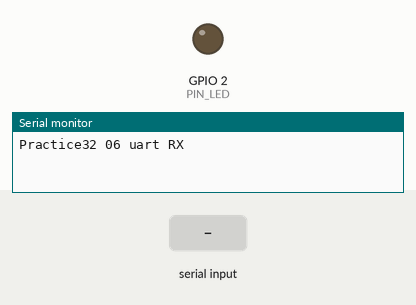
This sketch was run on a simulated ESP32. On the bench: output pins drawn as LEDs (lit = HIGH), the last lines printed to the serial monitor. Inputs (shaded band) come from the test bench.

Above: at 1.2 s.
1.3 s: "Ping" received over Serial
At 2.5 s:
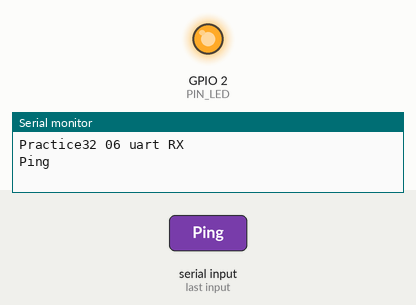
2.8 s: "Pong" received over Serial
At 3.8 s:
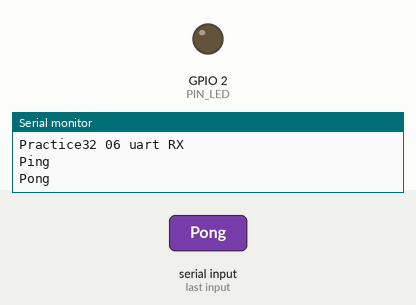
Timing chart, 0 to 5.8 s (numbered marks = the images above; inputs shaded):
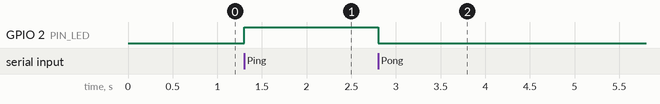

The sketch:

esp32_06_uart_rx.ino
```cpp
// (licence header left out)
#define PIN_LED 2                           // GPIO 2にLEDを接続

void setup(){                               // 起動時に一度だけ実行する関数
    pinMode(PIN_LED,OUTPUT);                // LEDを接続したポートを出力に
    Serial.begin(115200);                   // 動作確認のためのシリアル出力開始
    Serial.println("Practice32 06 uart RX"); // Practice32 06をシリアル出力
}

void loop(){                                // 繰り返し実行する関数
    char s[65];                             // 文字列変数を定義 65バイト64文字
    int i,len = Serial.available();         // 受信データ長を変数lenに代入
    if(len==0)return;                       // 未受信時にloop()先頭へ
    if(len>64) len=64;                      // 最大受信長は64文字
    for(i=0;i<len;i++) s[i]=Serial.read();  // UARTシリアルからデータを受信
    s[i]='\0';                              // 受信データの終了を代入
    Serial.println(s);                      // 受信データを表示する

    if(!strncmp(s,"Ping",4)){               // 受信データの先頭4文字がPingのとき
        digitalWrite(PIN_LED,HIGH);         // LEDの点灯
    }
    if(!strncmp(s,"Pong",4)){               // 受信データの先頭4文字がPongのとき
        digitalWrite(PIN_LED,LOW);          // LEDの消灯
    }
}
```

Measured:
- after the input at 1.3 s, GPIO 2 (PIN_LED): LOW → HIGH at once
- after the input at 2.8 s, GPIO 2 (PIN_LED): HIGH → LOW at once
